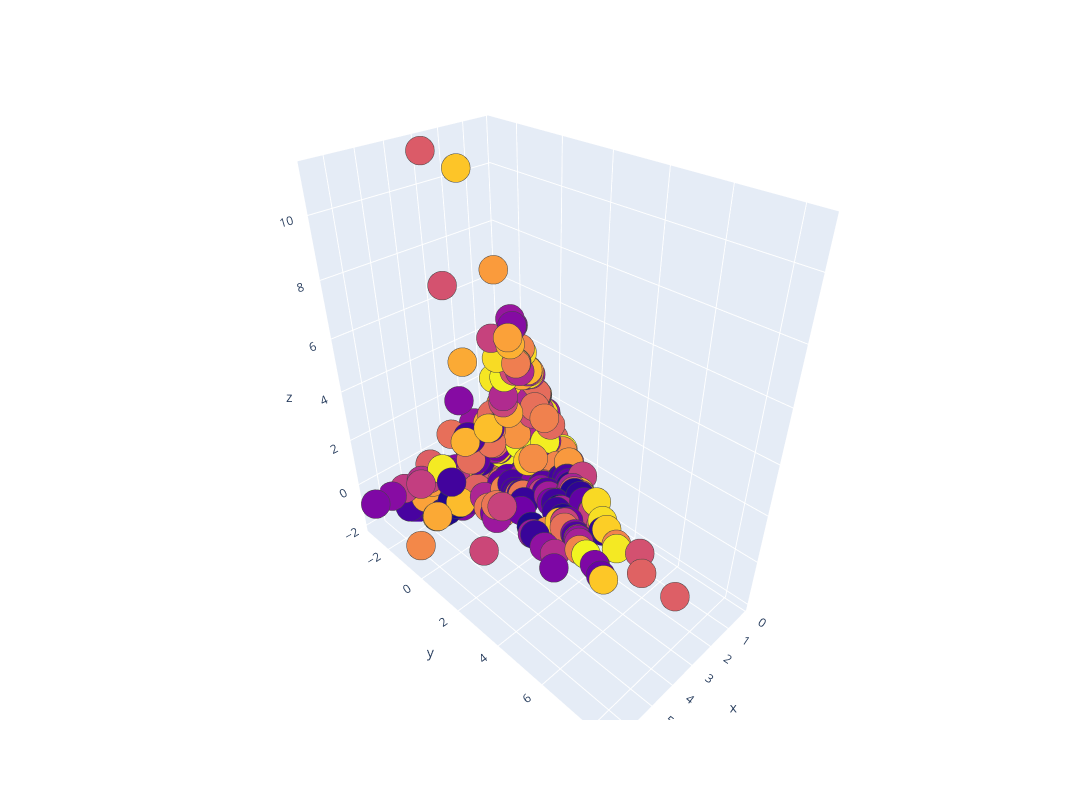

Notebook source saved alongside this figure:
### Code cell
train_X, test_X, train_y, test_y = train_test_split(count_matrix,indices, test_size=0.4,random_state=42)

n_components = 100

pca = TruncatedSVD(n_components=n_components)
components2 = pca.fit_transform(train_X)
plot_3d(components2[:, 0],components2[:, 1],components2[:, 2])

train_X = pca.fit_transform(train_X)
test_X = pca.transform(test_X)

classifier = LogisticRegression(random_state = 0)
classifier.fit(train_X, train_y)
y_pred = classifier.predict(test_X)

print(y_pred.shape,test_y.shape)


corr, _ = pearsonr(test_y, y_pred)
print('Pearsons correlation: %.3f' % corr)
accuracy_score(test_y,y_pred)

### Figure 1 — Plotly figure (JSON) as saved in the notebook; plotly's stock layout.template omitted (floating-point values rounded to 4 significant figures; data arrays with more than 128 entries replaced by an {"elided": "..."} marker saying what was removed)
{"data": [{"marker": {"color": {"elided": "849 int values"}, "line": {"width": 1}, "opacity": 1, "size": 10}, "mode": "markers", "type": "scatter3d", "x": {"elided": "849 float values"}, "y": {"elided": "849 float values"}, "z": {"elided": "849 float values"}}], "layout": {"height": 800, "width": 1200}}
